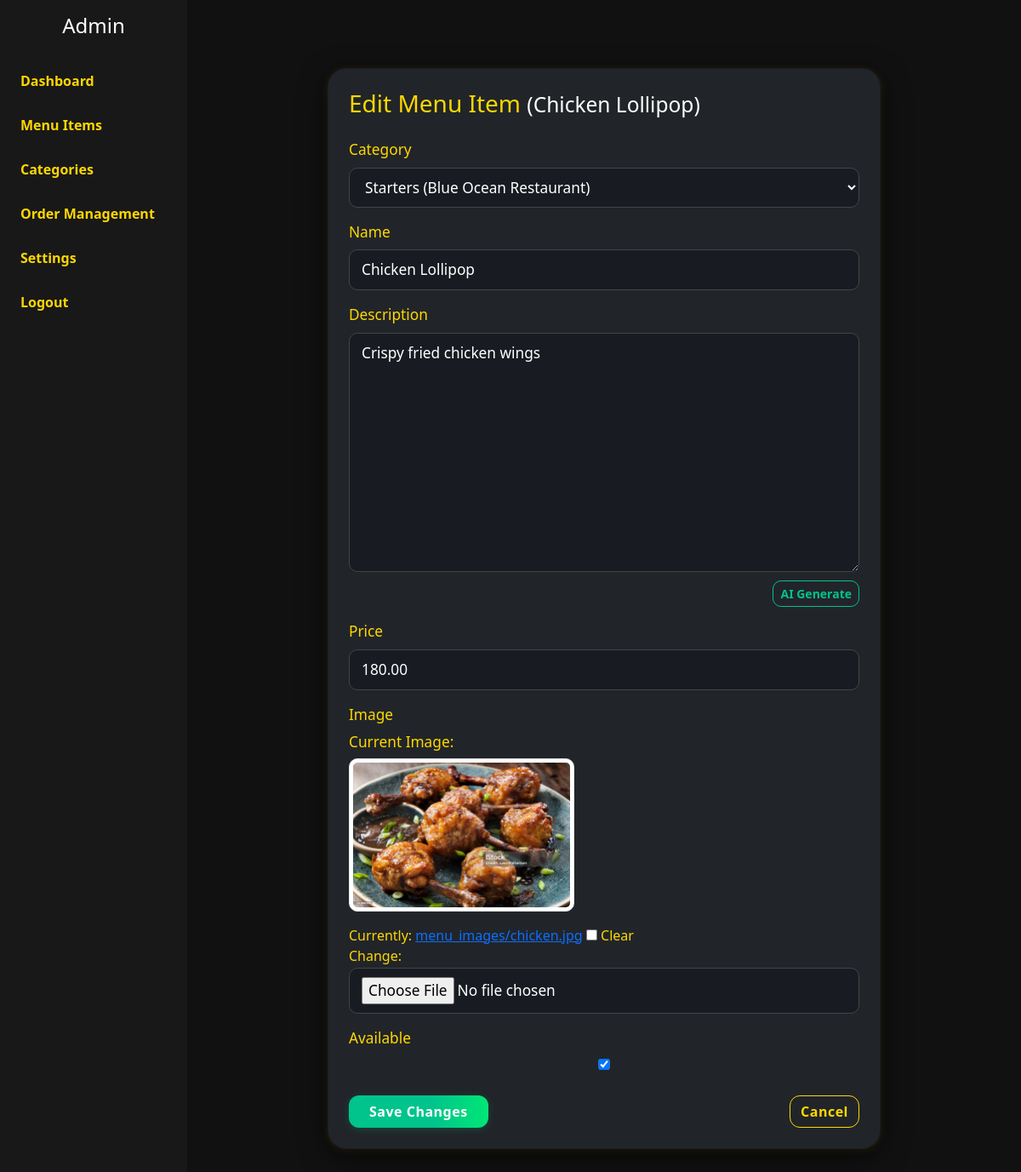
Page /menu/staff/menu/items/1/edit/ (signed in) on the earlier database version.
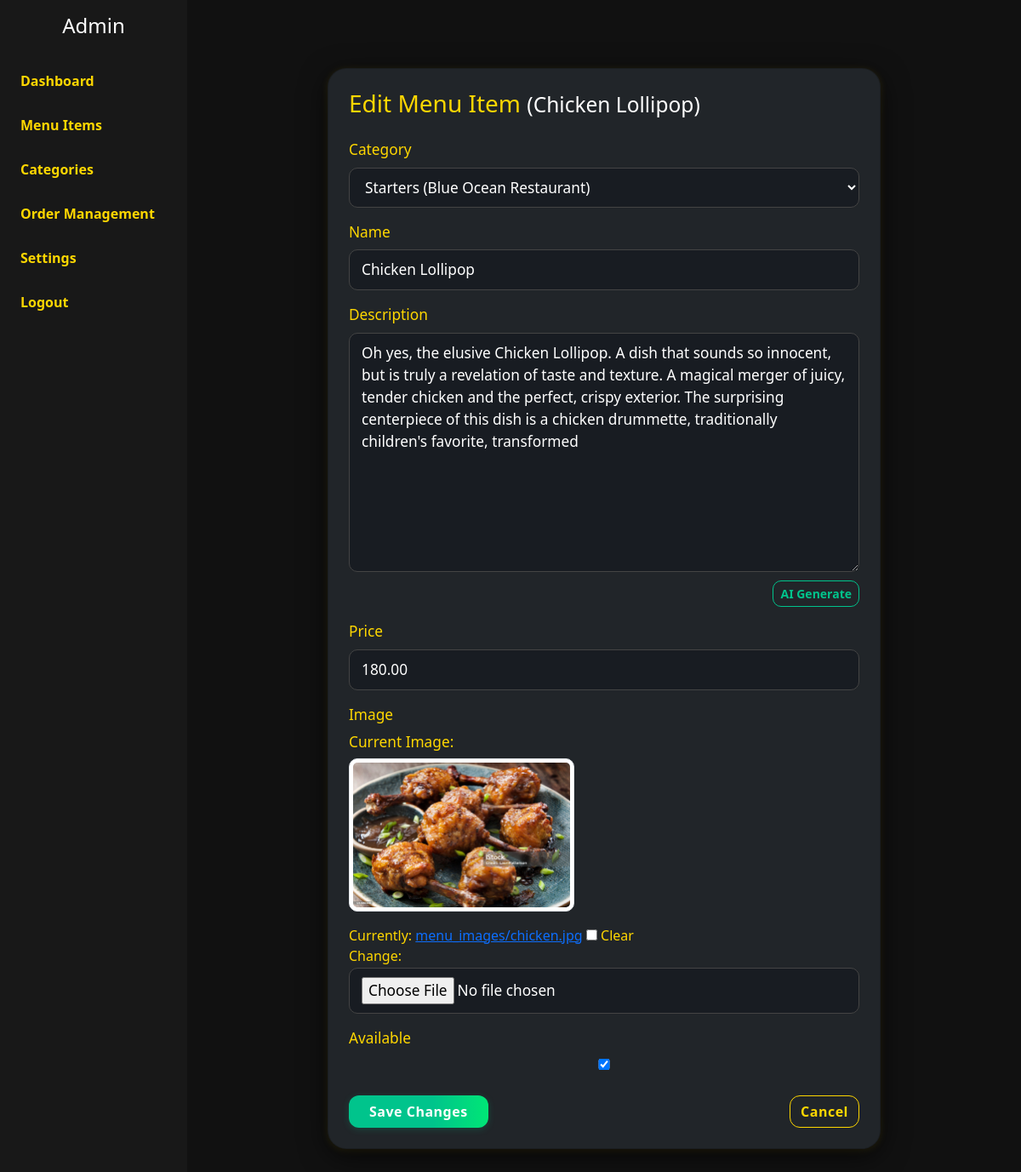
Same page on the later database version.
### menu/models.py (models this page shows, shortened)
class MenuItem(models.Model):
    category = models.ForeignKey(Category, on_delete=models.CASCADE)
    name = models.CharField(max_length=100)
    description = models.TextField(blank=True)
    price = models.DecimalField(max_digits=6, decimal_places=2)
    image = models.ImageField(upload_to='menu_images/', blank=True)
    available = models.BooleanField(default=True)

### menu/views.py (the view)
# urls.py: path('staff/menu/items/<int:item_id>/edit/', views.edit_menu_item, name='edit_menu_item'),
@login_required
def edit_menu_item(request, item_id):
    item = get_object_or_404(MenuItem, id=item_id)
    if request.method == 'POST':
        form = MenuItemForm(request.POST, request.FILES, instance=item)
        if form.is_valid():
            form.save()
            return redirect('menu_items')
    else:
        form = MenuItemForm(instance=item)
    return render(request, 'menu/edit_menu_item.html', {'form': form, 'item': item})

### menu/forms.py
class MenuItemForm(forms.ModelForm):
    class Meta:
        model = MenuItem
        fields = ['category', 'name', 'description', 'price', 'image', 'available']

### menu/models.py (called while the page is built)
    def __str__(self):
        return f"{self.name} ({self.hotel.name})"

### menu/templatetags/form_extras.py (called while the page is built)
@register.filter(name='add_class')
def add_class(field, css):
    return field.as_widget(attrs={"class": css})

### menu/templates/menu/edit_menu_item.html (shortened to what this page needs)
{% extends 'menu/admin_base.html' %}
{% load static %}
{% load form_extras %}
{% block content %}
<div class="container my-5">
    <div class="card p-4 bg-dark text-light" style="border-radius: 22px; max-width: 650px; margin: auto;">
        <h3 class="mb-4" style="color:  #ffd700;">
            Edit Menu Item
            <small class="text-white">({{ form.instance.name }})</small>
        </h3>
        <form method="post" enctype="multipart/form-data" novalidate>
            {% for field in form %}
                <div class="mb-3" style="color:  #ffd700;">
                    <label for="{{ field.id_for_label }}" class="form-label">{{ field.label }}</label>
                    {% if field.name == "image" and field.value %}
                        <div class="mb-2">
                            <label class="form-label">Current Image:</label><br>
                            <img src="{{ field.value.url }}" alt="Current Image" class="img-thumbnail mb-2" style="max-height: 180px; border-radius: 10px;">
                        </div>
                    {% endif %}
                    {{ field|add_class:"custom-dark-input" }}
                    {% if field.name == "description" %}
                        <div class="text-end mt-1">
                            <button type="button" id="ai-desc-btn" class="btn btn-outline-info btn-sm">AI Generate</button>
                        </div>
                    {% endif %}
                </div>
            {% endfor %}
            <div class="d-flex justify-content-between mt-4">
                <button type="submit" class="btn btn-success px-4">Save Changes</button>
                <a href="{% url 'menu_items' %}" class="btn btn-outline-light">Cancel</a>
            </div>
        </form>
    </div>
</div>
{% endblock %}

Differences in the rows shown:
changed MenuItem "Chicken Lollipop": description "Crispy fried chicken wings" → "Oh yes, the elusive Chicken Lollipop. A dish that sounds so innocent, but is truly a revelation of taste and texture. A magical merger of juicy, tender chicken and the perfect, crispy exterior. The surprising centerpiece of this dish is a chicken drummette, traditionally children's favorite, transformed"
